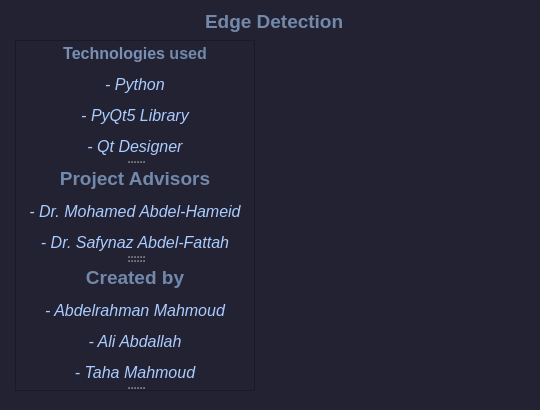
<?xml version="1.0" encoding="UTF-8"?>
<ui version="4.0">
 <class>Dialog</class>
 <widget class="QDialog" name="Dialog">
  <property name="geometry">
   <rect>
    <x>0</x>
    <y>0</y>
    <width>540</width>
    <height>410</height>
   </rect>
  </property>
  <property name="sizePolicy">
   <sizepolicy hsizetype="Fixed" vsizetype="Fixed">
    <horstretch>0</horstretch>
    <verstretch>0</verstretch>
   </sizepolicy>
  </property>
  <property name="minimumSize">
   <size>
    <width>540</width>
    <height>410</height>
   </size>
  </property>
  <property name="maximumSize">
   <size>
    <width>540</width>
    <height>410</height>
   </size>
  </property>
  <property name="windowTitle">
   <string>Edge Detection | About</string>
  </property>
  <property name="windowIcon">
   <iconset>
    <normaloff>Icons/004-about.png</normaloff>Icons/004-about.png</iconset>
  </property>
  <property name="styleSheet">
   <string notr="true">background-color: rgb(34, 34, 51);</string>
  </property>
  <widget class="QLabel" name="label_5">
   <property name="geometry">
    <rect>
     <x>300</x>
     <y>90</y>
     <width>230</width>
     <height>230</height>
    </rect>
   </property>
   <property name="sizePolicy">
    <sizepolicy hsizetype="Preferred" vsizetype="Preferred">
     <horstretch>0</horstretch>
     <verstretch>0</verstretch>
    </sizepolicy>
   </property>
   <property name="pixmap">
    <pixmap>../Icons/000-code.png</pixmap>
   </property>
   <property name="scaledContents">
    <bool>true</bool>
   </property>
   <property name="alignment">
    <set>Qt::AlignCenter</set>
   </property>
   <property name="margin">
    <number>5</number>
   </property>
  </widget>
  <widget class="QLabel" name="label_9">
   <property name="geometry">
    <rect>
     <x>205</x>
     <y>10</y>
     <width>145</width>
     <height>23</height>
    </rect>
   </property>
   <property name="font">
    <font>
     <pointsize>14</pointsize>
     <weight>75</weight>
     <bold>true</bold>
    </font>
   </property>
   <property name="styleSheet">
    <string notr="true">color:rgb(170, 204, 255);</string>
   </property>
   <property name="text">
    <string>&lt;html&gt;&lt;head/&gt;&lt;body&gt;&lt;p&gt;&lt;span style=&quot; color:#7289ab;&quot;&gt;Edge Detection&lt;/span&gt;&lt;/p&gt;&lt;/body&gt;&lt;/html&gt;</string>
   </property>
  </widget>
  <widget class="QSplitter" name="splitter_3">
   <property name="geometry">
    <rect>
     <x>15</x>
     <y>40</y>
     <width>240</width>
     <height>351</height>
    </rect>
   </property>
   <property name="frameShape">
    <enum>QFrame::StyledPanel</enum>
   </property>
   <property name="orientation">
    <enum>Qt::Vertical</enum>
   </property>
   <property name="opaqueResize">
    <bool>true</bool>
   </property>
   <widget class="QSplitter" name="splitter_4">
    <property name="orientation">
     <enum>Qt::Vertical</enum>
    </property>
    <widget class="QLabel" name="label_16">
     <property name="font">
      <font>
       <pointsize>12</pointsize>
      </font>
     </property>
     <property name="text">
      <string>&lt;html&gt;&lt;head/&gt;&lt;body&gt;&lt;p align=&quot;center&quot;&gt;&lt;span style=&quot; font-weight:600; color:#7890b4;&quot;&gt;Technologies &lt;/span&gt;&lt;span style=&quot; font-weight:600; color:#7289ab;&quot;&gt;used&lt;/span&gt;&lt;/p&gt;&lt;p align=&quot;center&quot;&gt;&lt;span style=&quot; font-style:italic; color:#aaccff;&quot;&gt;- Python&lt;/span&gt;&lt;/p&gt;&lt;p align=&quot;center&quot;&gt;&lt;span style=&quot; font-style:italic; color:#aaccff;&quot;&gt;- PyQt5 Library&lt;/span&gt;&lt;/p&gt;&lt;p align=&quot;center&quot;&gt;&lt;span style=&quot; font-style:italic; color:#aaccff;&quot;&gt;- Qt Designer&lt;/span&gt;&lt;/p&gt;&lt;/body&gt;&lt;/html&gt;</string>
     </property>
    </widget>
   </widget>
   <widget class="QLabel" name="label_6">
    <property name="font">
     <font>
      <pointsize>14</pointsize>
      <weight>75</weight>
      <bold>true</bold>
     </font>
    </property>
    <property name="text">
     <string>&lt;html&gt;&lt;head/&gt;&lt;body&gt;&lt;p align=&quot;center&quot;&gt;&lt;span style=&quot; color:#7289ab;&quot;&gt;Project Advisors&lt;/span&gt;&lt;/p&gt;&lt;p align=&quot;center&quot;&gt;&lt;span style=&quot; font-size:12pt; font-weight:400; font-style:italic; color:#aaccff;&quot;&gt;- Dr. Mohamed Abdel-Hameid&lt;/span&gt;&lt;/p&gt;&lt;p align=&quot;center&quot;&gt;&lt;span style=&quot; font-size:12pt; font-weight:400; font-style:italic; color:#aaccff;&quot;&gt;- Dr. Safynaz Abdel-Fattah&lt;/span&gt;&lt;/p&gt;&lt;/body&gt;&lt;/html&gt;</string>
    </property>
   </widget>
   <widget class="QSplitter" name="splitter_2">
    <property name="orientation">
     <enum>Qt::Vertical</enum>
    </property>
   </widget>
   <widget class="QLabel" name="label">
    <property name="font">
     <font>
      <pointsize>14</pointsize>
      <weight>75</weight>
      <bold>true</bold>
     </font>
    </property>
    <property name="text">
     <string>&lt;html&gt;&lt;head/&gt;&lt;body&gt;&lt;p align=&quot;center&quot;&gt;&lt;span style=&quot; color:#7289ab;&quot;&gt;Created by&lt;/span&gt;&lt;/p&gt;&lt;p align=&quot;center&quot;&gt;&lt;span style=&quot; font-size:12pt; font-weight:400; font-style:italic; color:#aaccff;&quot;&gt;- Abdelrahman Mahmoud&lt;/span&gt;&lt;/p&gt;&lt;p align=&quot;center&quot;&gt;&lt;span style=&quot; font-size:12pt; font-weight:400; font-style:italic; color:#aaccff;&quot;&gt;- Ali Abdallah&lt;/span&gt;&lt;/p&gt;&lt;p align=&quot;center&quot;&gt;&lt;span style=&quot; font-size:12pt; font-weight:400; font-style:italic; color:#aaccff;&quot;&gt;- Taha Mahmoud&lt;/span&gt;&lt;/p&gt;&lt;/body&gt;&lt;/html&gt;</string>
    </property>
    <property name="textFormat">
     <enum>Qt::RichText</enum>
    </property>
   </widget>
   <widget class="QSplitter" name="splitter">
    <property name="orientation">
     <enum>Qt::Vertical</enum>
    </property>
   </widget>
  </widget>
 </widget>
 <resources/>
 <connections/>
</ui>
